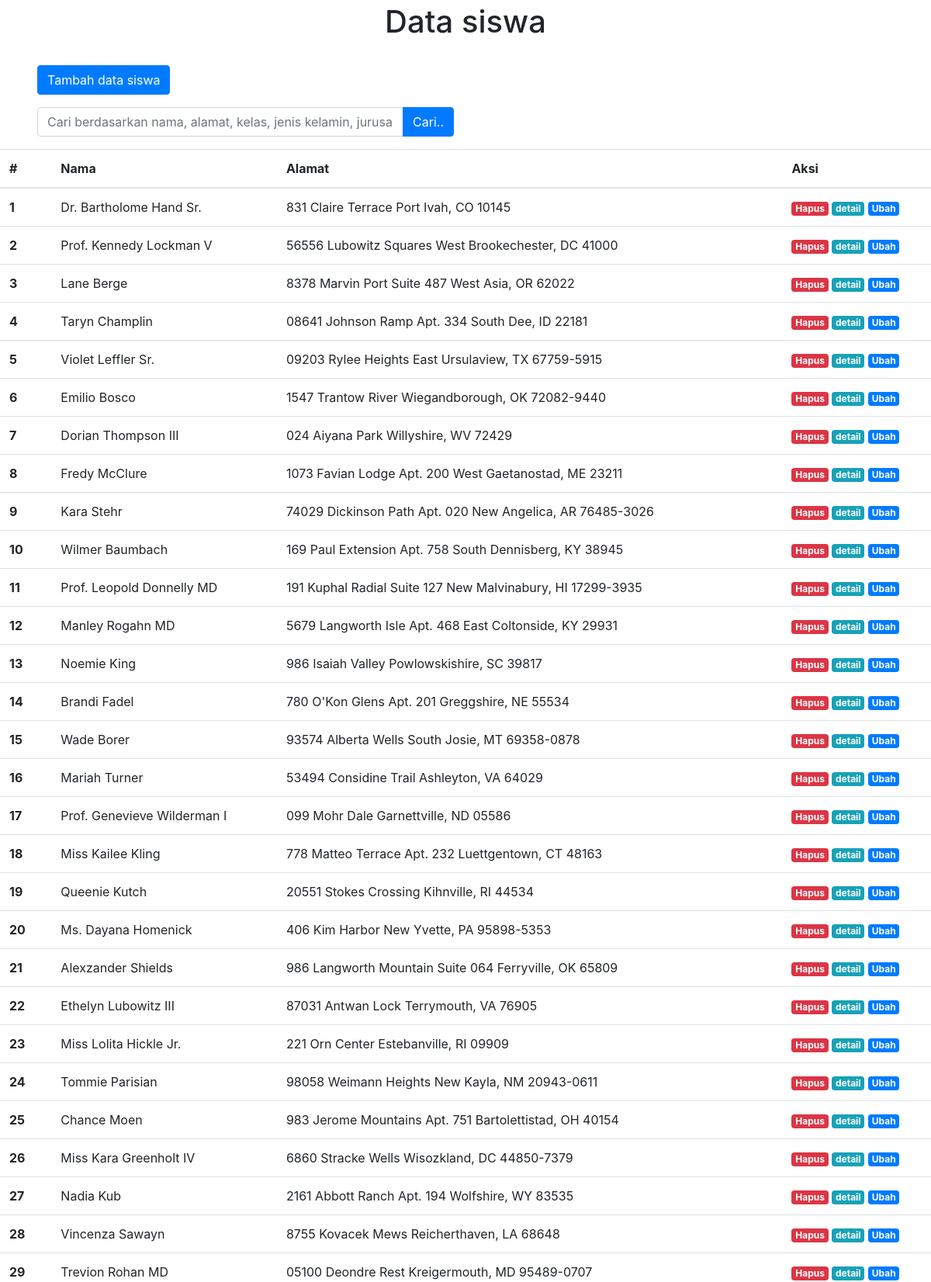
/php/index.php (upper part), run on the app's committed database.
### tables this page shows
CREATE TABLE `data_siswa` (
  `id` int(9) unsigned NOT NULL AUTO_INCREMENT,
  `nama` varchar(100) NOT NULL,
  `alamat` varchar(100) NOT NULL,
  `kelas` varchar(50) NOT NULL,
  `jenis_kelamin` varchar(50) NOT NULL,
  `jurusan` varchar(50) NOT NULL,
  PRIMARY KEY (`id`)
);

### php/models.php (called while the page is built, shortened)
<?php
$database = mysqli_connect("localhost", "root", "", "smk_media_informatika");
function query($data)
{
  global $database;
  $hasil = mysqli_query($database, $data);
  $rows = [];
  while ($row = mysqli_fetch_assoc($hasil)) {
    $rows[] = $row;
  }
  return $rows;
}

### php/index.php (the view, shortened to what this page needs)
<?php
require_once 'models.php';
$data_siswa = query("SELECT * FROM data_siswa");
?>
<!doctype html>
<html lang="en">
<head>
  <link rel="stylesheet" href="../assets/css/bootstrap.min.css">
</head>
<body>
  <h1 class="text-center mt-1">Data siswa</h1>
  <button type="button" class="btn btn-primary mt-4 ml-5 mb-3" data-toggle="modal" data-target="#exampleModal">
    Tambah data siswa
  </button>
  <form action="" method="POST">
    <div class="row">
      <div class="col-md-6">
        <div class="input-group mb-3">
          <input type="text" class="form-control ml-5" name="kata_kunci" placeholder="Cari berdasarkan nama, alamat, kelas, jenis kelamin, jurusan" autocomplete="off" autofocus>
          <div class="input-group-append">
            <button class="btn btn-primary" type="submit" name="cari" id="button-addon2">Cari..</button>
          </div>
        </div>
      </div>
    </div>
  </form>
  <table class="table">
    <thead>
      <tr>
        <th scope="col">#</th>
        <th scope="col">Nama</th>
        <th scope="col">Alamat</th>
        <th scope="col">Aksi</th>
      </tr>
    </thead>
    <tbody>
      <?php $i = 1;
      foreach ($data_siswa as $siswa) : ?>
        <tr>
          <th scope="row"><?= $i; ?></th>
          <td><?= $siswa['nama']; ?></td>
          <td><?= $siswa['alamat']; ?></td>
          <td>
            <a href="index.php?hapus=<?= $siswa['id']; ?>" class="badge badge-danger" onclick="return confirm('apakah ingin menghapus data siswa ??');">Hapus</a>
            <a href="detail.php?detail=<?= $siswa['id']; ?>" class="badge badge-info">detail</a>
            <a href="ubah.php?ubah=<?= $siswa['id']; ?>" class="badge badge-primary">Ubah</a>
          </td>
        </tr>
      <?php $i++;
      endforeach; ?>
    </tbody>
  </table>
</body>
</html>

### data on the page
data_siswa: nama "Dr. Bartholome Hand Sr.", alamat "831 Claire Terrace Port Ivah, CO 10145"
data_siswa: nama "Prof. Kennedy Lockman V", alamat "56556 Lubowitz Squares West Brookechester, DC 41000"
data_siswa: nama "Lane Berge", alamat "8378 Marvin Port Suite 487 West Asia, OR 62022"
data_siswa: nama "Taryn Champlin", alamat "08641 Johnson Ramp Apt. 334 South Dee, ID 22181"
data_siswa: nama "Violet Leffler Sr.", alamat "09203 Rylee Heights East Ursulaview, TX 67759-5915"
data_siswa: nama "Emilio Bosco", alamat "1547 Trantow River Wiegandborough, OK 72082-9440"
data_siswa: nama "Dorian Thompson III", alamat "024 Aiyana Park Willyshire, WV 72429"
data_siswa: nama "Fredy McClure", alamat "1073 Favian Lodge Apt. 200 West Gaetanostad, ME 23211"
data_siswa: nama "Kara Stehr", alamat "74029 Dickinson Path Apt. 020 New Angelica, AR 76485-3026"
data_siswa: nama "Wilmer Baumbach", alamat "169 Paul Extension Apt. 758 South Dennisberg, KY 38945"
data_siswa: nama "Prof. Leopold Donnelly MD", alamat "191 Kuphal Radial Suite 127 New Malvinabury, HI 17299-3935"
data_siswa: nama "Manley Rogahn MD", alamat "5679 Langworth Isle Apt. 468 East Coltonside, KY 29931"
data_siswa: nama "Noemie King", alamat "986 Isaiah Valley Powlowskishire, SC 39817"
data_siswa: nama "Brandi Fadel", alamat "780 O'Kon Glens Apt. 201 Greggshire, NE 55534"
data_siswa: nama "Wade Borer", alamat "93574 Alberta Wells South Josie, MT 69358-0878"
data_siswa: nama "Mariah Turner", alamat "53494 Considine Trail Ashleyton, VA 64029"
data_siswa: nama "Prof. Genevieve Wilderman I", alamat "099 Mohr Dale Garnettville, ND 05586"
data_siswa: nama "Miss Kailee Kling", alamat "778 Matteo Terrace Apt. 232 Luettgentown, CT 48163"
data_siswa: nama "Queenie Kutch", alamat "20551 Stokes Crossing Kihnville, RI 44534"
data_siswa: nama "Ms. Dayana Homenick", alamat "406 Kim Harbor New Yvette, PA 95898-5353"
data_siswa: nama "Alexzander Shields", alamat "986 Langworth Mountain Suite 064 Ferryville, OK 65809"
data_siswa: nama "Ethelyn Lubowitz III", alamat "87031 Antwan Lock Terrymouth, VA 76905"
data_siswa: nama "Miss Lolita Hickle Jr.", alamat "221 Orn Center Estebanville, RI 09909"
data_siswa: nama "Tommie Parisian", alamat "98058 Weimann Heights New Kayla, NM 20943-0611"
data_siswa: nama "Chance Moen", alamat "983 Jerome Mountains Apt. 751 Bartolettistad, OH 40154"
data_siswa: nama "Miss Kara Greenholt IV", alamat "6860 Stracke Wells Wisozkland, DC 44850-7379"
data_siswa: nama "Nadia Kub", alamat "2161 Abbott Ranch Apt. 194 Wolfshire, WY 83535"
data_siswa: nama "Vincenza Sawayn", alamat "8755 Kovacek Mews Reicherthaven, LA 68648"
data_siswa: nama "Trevion Rohan MD", alamat "05100 Deondre Rest Kreigermouth, MD 95489-0707"
